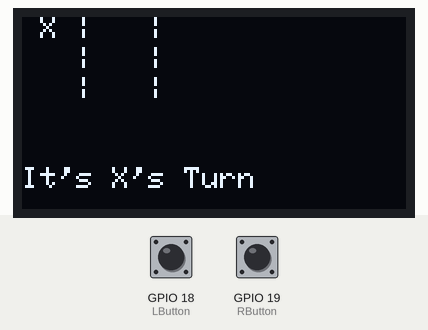
Recording of a program running on a simulated ESP32. Parts: 128×64 one-colour display. The test bench sets the inputs (shaded band); at power-on: GPIO 18 (LButton) LOW, GPIO 19 (RButton) LOW. What the program prints to the serial monitor is not drawn.

Above: at 1.84 s.
2.4 s: GPIO 18 (LButton) pulled HIGH for 0.15 s
At 2.85 s:
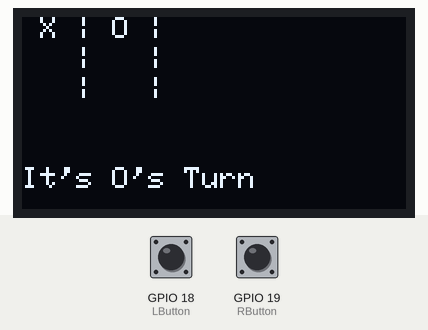
3.1 s: GPIO 18 (LButton) pulled HIGH for 1 s
At 3.58 s:
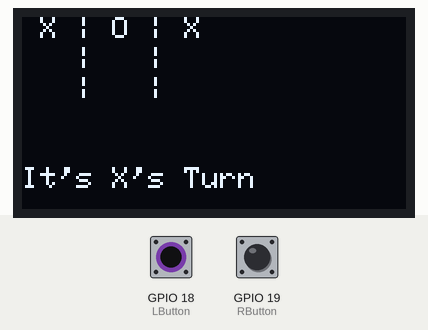
4.7 s: GPIO 18 (LButton) pulled HIGH for 3.2 s
At 6.8 s:
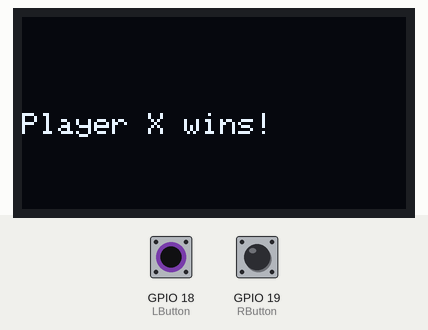
8.5 s: GPIO 19 (RButton) pulled HIGH for 0.15 s
At 8.95 s:
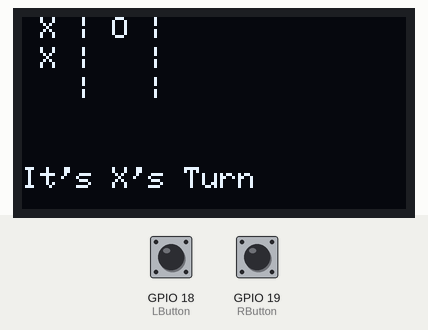
9.2 s: GPIO 19 (RButton) pulled HIGH for 1 s
At 9.68 s:
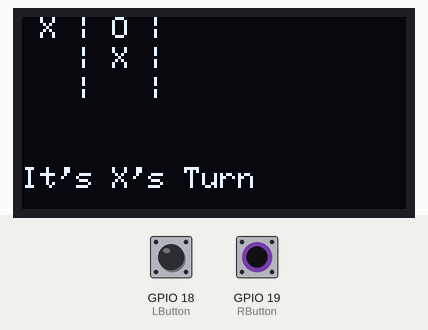
10.8 s: GPIO 18 (LButton) pulled HIGH for 3.2 s
At 13.7 s:
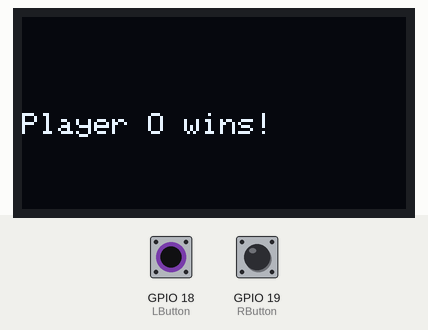
Timing chart, 0 to 15.2 s (numbered marks = the images above; inputs shaded):
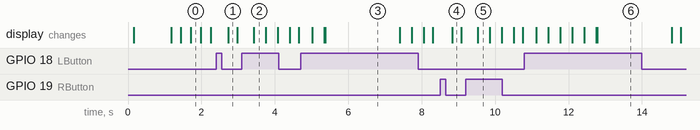

The program:

main.cpp
```cpp
// Libraries
#include <Arduino.h>
#include <SPI.h>
#include <Wire.h>
#include <Adafruit_GFX.h>
#include <Adafruit_SH110X.h>

// OLED pin definitions
#define OLED_CLK      23
#define OLED_MOSI     22
#define OLED_RST      4
#define OLED_DC       5
#define OLED_CS       12

// Buttons
#define LButton       18
#define RButton       19

// Create the OLED display
Adafruit_SH1106G display = Adafruit_SH1106G(128, 64,OLED_MOSI, OLED_CLK, OLED_DC, OLED_RST, OLED_CS);

int board[3][3] = {{0, 0, 0}, {0, 0, 0}, {0, 0, 0}};
int currentRow;
int currentCol;
const int blinkTime = 250;
int player = 1;
int winner = 0;


void displayBoard() {
  display.clearDisplay();
  display.setTextSize(1); // Set text size
  display.setTextColor(SH110X_WHITE); // Set text color
  for (int row=0;row<3;row++) { //rows
    String rowString = "";
    for (int column=0;column<3;column++) { //columns
      String colString = "";
      switch (board[row][column]) {
        case 0:
          colString = "   ";
          rowString = rowString + colString;
          break;
        case 1:
          colString = " X ";
          rowString = rowString + colString;
          break;
        case -1:
          colString = " O ";
          rowString = rowString + colString;
          break;
      }
      if (column < 2) {
        rowString = rowString + "|";
      }
    }
    display.setCursor(0, row*10); // Set cursor position
    display.println(rowString);
  }
  display.setCursor(0, 50); // Set cursor position
  if (player == 1) {
    display.println("It's X's Turn");
  }  else {
    display.println("It's O's Turn");
  }
  display.display(); // Update the display with the buffer content
}

void blinkBoard(bool tokenBlink) {
  if (tokenBlink == true) {
    board[currentRow][currentCol] = player;
  } else {
    board[currentRow][currentCol] = 0;
  }
  displayBoard();
}

int checkForInput() {
  if (digitalRead(LButton) == HIGH) {
    return 1;
  } else if (digitalRead(RButton) == HIGH) {
    return 2;
  } else {
    return 0;
  }
}

void selectSquare() {
  int availableSquares = 0;
  bool squareSelected = false;
  while (squareSelected == false) { // infinite loop which I need to fix later
    for (int row=0;row<3;row++) { //rows
      for (int column=0;column<3;column++) { //columns
        if (board[row][column] == 0) {
          Serial.println(row);
          Serial.println(column);
          currentRow = row;
          currentCol = column;
          int action = 0; // 0 = nothing, 1 = select, 2 = next square
          int nextBlink = millis() + blinkTime;
          bool tokenBlink = false;
          blinkBoard(!tokenBlink);
          while (action == 0) {
            if (millis() > nextBlink) {
              blinkBoard(tokenBlink);
              nextBlink = millis() + blinkTime;
              tokenBlink = !tokenBlink;
            }
            action = checkForInput();
          }
          delay(300);
          Serial.print("action: ");
          Serial.println(action);
          if (action == 1) {
            board[currentRow][currentCol] = player;
            return;
          } else {
             board[currentRow][currentCol] = 0;
          }
        }
      }
    }
  }
}


bool checkTermination2D() {
  for (int i=0;i<3;i++) {
    if ((board[i][0] == board[i][1]) && (board[i][1] == board[i][2]) && (board[i][0] != 0)) { // check rows
      winner = board[i][0];
      return true;
    }
    if ((board[0][i] == board[1][i]) && (board[1][i] == board[2][i]) && (board[0][i] != 0)) { // check columns
      winner = board[0][i];
      return true;
    }
  }
  // Check diagonals
  if (board[1][1] != 0) {
    if ((board[0][0] == board[1][1]) && (board[1][1] == board[2][2])) {
      winner = board[1][1];
      return true;
    }
    if ((board[2][0] == board[1][1]) && (board[1][1] == board[0][2])) {
      winner = board[1][1];
      return true;
    }
  }
  // Check draw
  for (int row=0;row<3;row++) {
    for (int column=0;column<3;column++) {
      if (board[row][column] == 0) {
        return false;
      }
    }
  }
  return true;
}

void printWinners() {
  display.clearDisplay(); // Clear the display buffer
  display.setTextSize(1); // Set text size
  display.setTextColor(SH110X_WHITE); // Set text color
  display.setCursor(0, 32); // Set cursor position
  String winnerString;
  if (winner == 0) {
    winnerString = "It's a draw!";
  } else {
    winnerString = "Player ";
    if (winner == 1) {
      winnerString = winnerString + "X";
    } else {
      winnerString = winnerString + "O";
    }
    winnerString = winnerString + " wins!";
  }
  display.println(winnerString); // Print message
  display.display(); // Update the display with the buffer content
  delay(1000);
}

void resetGame() {
  for (int row=0;row<3;row++) {
    for (int column=0;column<3;column++) {
      board[row][column] = 0;
    }
  }
  winner = 0;
  player = 1;
}

void setup()   {
  Serial.begin(9600); // Initialise Serial for later debugging
  delay(100);

  pinMode(LButton, INPUT);
  pinMode(RButton, INPUT);

  // Start OLED
  display.begin(0, true); // we dont use the i2c address but we will reset!

  display.setRotation(2); // Ensures the display is not upside down
  display.clearDisplay(); // Clear the display buffer

  display.setTextSize(1); // Set text size
  display.setTextColor(SH110X_WHITE); // Set text color
  display.setCursor(0, 0); // Set cursor position
  display.println("Loading game..."); // Print message
  display.display(); // Update the display with the buffer content
  display.clearDisplay(); // Clear the display buffer
  delay(1000);
}

void loop() {
  while (checkTermination2D() == false) {
      selectSquare();
      player = -player;
  }
  displayBoard();
  printWinners();
  delay(1000);
  resetGame();
}
```

Measured:
- after the input at 2.4 s, the display: changes after 0.33 s (image 1)
- after the input at 3.1 s, the display: changes after 0.33 s (image 2)
- after the input at 4.7 s, the display: first changes after 0.33 s (image 3 shows a later state)
- after the input at 8.5 s, the display: changes after 0.33 s (image 4)
- after the input at 9.2 s, the display: changes after 0.33 s (image 5)
- after the input at 10.8 s, the display: first changes after 0.33 s (image 6 shows a later state)
- what the display in image 3 shows lasts 2.0 s, from 5.4 s to 7.4 s
